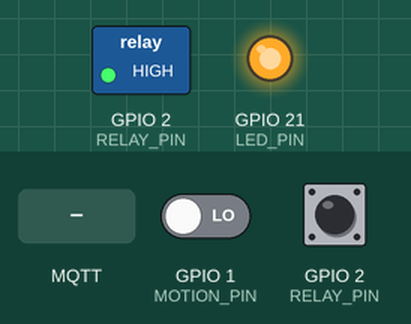
Recording of a sketch running on a simulated Seeed XIAO ESP32-S3. Parts: switched loads named in the sketch (green lamp = pin HIGH), output pins drawn as LEDs (lit = HIGH). The inputs (shaded band) are chosen by the test bench; at power-on: GPIO 1 (MOTION_PIN) LOW, GPIO 2 (RELAY_PIN) HIGH. WiFi joins after 1.5 s; servers stay silent unless stated; no MQTT or app messages arrive unless stated; what the sketch prints to the serial monitor is not drawn.

Above: at 5.7 s.
5.8 s: MQTT message "xiao/all/led/set" arrives on the third subscribed topic
At 6.9 s:
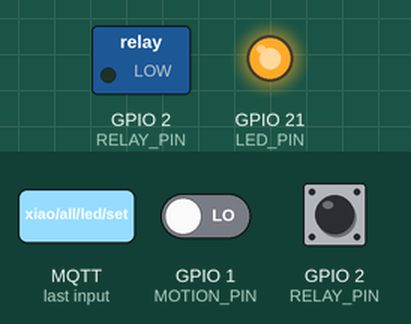
7.3 s: MQTT message "ON" arrives on the third subscribed topic
At 8.0 s:
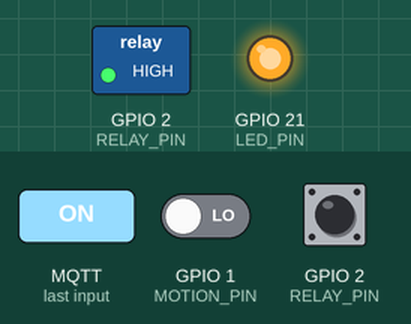
10.3 s: GPIO 1 (MOTION_PIN) driven HIGH
13.3 s: MQTT message "1" arrives on the third subscribed topic
14.8 s: MQTT message "OFF" arrives on the third subscribed topic
At 16.0 s:
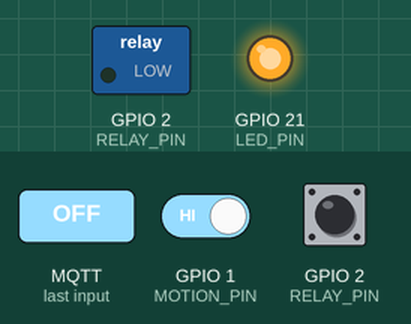
16.3 s: MQTT message "TRUE" arrives on the third subscribed topic
At 17.2 s:
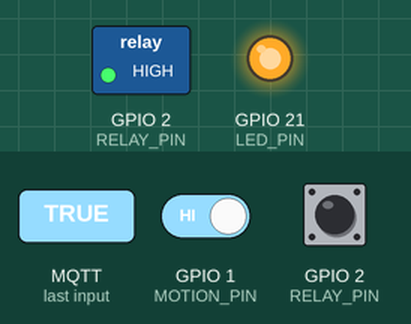
Timing chart, 0 to 18.8 s (numbered marks = the images above; inputs shaded):
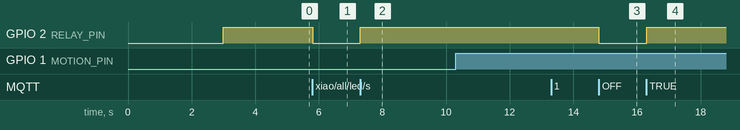

The sketch:

mqtt_dashboard.ino
```cpp
// Seeed XIAO ESP32S3 - WiFi STA + MQTT: touch sensor publish + LED control + PIR Sleep State Machine
// Multiple boards can run this exact sketch unmodified after templating:
// each one derives a unique device ID from its own MAC address, so topics
// never collide even when the same firmware is flashed to many boards.
#include <WiFi.h>
#include <WiFiClient.h>
#include <PubSubClient.h>

const char* WIFI_SSID = "seojun";
const char* WIFI_PASSWORD = "35320300";

// LAN IP of the machine running the MQTT broker (Mosquitto). DHCP-assigned
// IPs can change on reboot — use a router DHCP reservation if possible.
const char* MQTT_HOST = "broker.emqx.io";
const int MQTT_PORT = 1883;

#define LED_PIN LED_BUILTIN   // GPIO21, inverted: LOW = on, HIGH = off
#define TOUCH_PIN T2          // GPIO2 / D1 (Used in older versions, but keeping logic just in case)
#define TOUCH_THRESHOLD 40000 // touch value RISES above this when touched
#define MOTION_PIN D0         // PIR Motion Sensor
#define RELAY_PIN D1          // 대기 전력 차단용 릴레이 모듈
#define FAN_PIN D1            // MOSFET 팬 제어 핀 (XIAO ESP32S3 D1)

WiFiClient net;
PubSubClient mqtt(net);

char deviceId[13];
char topicTouch[32];
char topicLedSet[32];
char topicLedState[32];
char topicStatus[32];
char topicMotion[32];
char topicFanSetAll[32];
char topicFanSetId[32];

bool ledState = false;
unsigned long lastTouchPublish = 0;
const unsigned long TOUCH_INTERVAL_MS = 500;

// ==========================================
// 스마트홈 수면 모드 상태 머신 (State Machine) 변수
// ==========================================
enum DogState { AWAKE, SLEEP };
DogState currentState = AWAKE; // 초기 상태는 활동(AWAKE)으로 시작

const unsigned long SLEEP_TIMEOUT_MS = 5 * 1000; // 5초 (밀리초)
unsigned long lastMotionTime = 0; // 마지막으로 움직임이 감지된 시간

// 기상(AWAKE) 진입을 위한 채터링(오작동) 방지 변수들
unsigned long firstMotionDetectTime = 0;
int motionDetectCount = 0;
unsigned long continuousHighStartTime = 0;
bool isContinuousHigh = false;
bool lastPirState = LOW;

void setLed(bool on, bool publishState) {
  ledState = on;
  // Use analogWrite(LED_PIN, 0) for full brightness on ESP32S3 if digitalWrite is too dim
  analogWrite(LED_PIN, on ? 0 : 255);
  if (publishState) {
    mqtt.publish(topicLedState, on ? "ON" : "OFF", true);
  }
}

void mqttCallback(char* topic, byte* payload, unsigned int length) {
  String msg;
  for (unsigned int i = 0; i < length; i++) msg += (char)payload[i];
  msg.trim();

  String upperMsg = msg;
  upperMsg.toUpperCase();

  if (String(topic) == topicLedSet || String(topic) == "xiao/all/led/set") {
    if (upperMsg == "ON" || upperMsg == "1" || upperMsg == "TRUE") setLed(true, true);
    else if (upperMsg == "OFF" || upperMsg == "0" || upperMsg == "FALSE") setLed(false, true);
    else if (upperMsg == "TOGGLE") setLed(!ledState, true);
  }
  else if (String(topic) == topicFanSetAll || String(topic) == topicFanSetId || String(topic).endsWith("/fan/set")) {
    if (upperMsg == "OFF" || upperMsg == "0" || upperMsg == "FALSE") {
      analogWrite(FAN_PIN, 0);
      Serial.println("[FAN] OFF (PWM 0)");
    } else {
      int pwm = msg.toInt();
      if (pwm == 0 && (upperMsg == "ON" || upperMsg == "TRUE")) pwm = 255;
      pwm = constrain(pwm, 0, 255);
      analogWrite(FAN_PIN, pwm);
      Serial.printf("[FAN] ON (PWM %d)\n", pwm);
    }
  }
}

void buildTopics() {
  uint8_t mac[6];
  WiFi.macAddress(mac);
  snprintf(deviceId, sizeof(deviceId), "%02x%02x%02x", mac[3], mac[4], mac[5]);
  snprintf(topicTouch, sizeof(topicTouch), "xiao/%s/touch", deviceId);
  snprintf(topicLedSet, sizeof(topicLedSet), "xiao/%s/led/set", deviceId);
  snprintf(topicLedState, sizeof(topicLedState), "xiao/%s/led/state", deviceId);
  snprintf(topicStatus, sizeof(topicStatus), "xiao/%s/status", deviceId);
  snprintf(topicMotion, sizeof(topicMotion), "xiao/%s/motion", deviceId);
  snprintf(topicFanSetAll, sizeof(topicFanSetAll), "xiao/all/fan/set");
  snprintf(topicFanSetId, sizeof(topicFanSetId), "xiao/%s/fan/set", deviceId);
}

void connectWiFi() {
  WiFi.mode(WIFI_STA);
  WiFi.begin(WIFI_SSID, WIFI_PASSWORD);
  Serial.print("Connecting to WiFi \"");
  Serial.print(WIFI_SSID);
  Serial.print("\"");
  while (WiFi.status() != WL_CONNECTED) {
    delay(300);
    Serial.print(".");
  }
  Serial.println();
  Serial.print("WiFi connected, IP: ");
  Serial.println(WiFi.localIP());
}

void connectMqtt() {
  while (!mqtt.connected()) {
    Serial.print("Connecting to MQTT broker ");
    Serial.print(MQTT_HOST);
    Serial.print(" ...");
    String clientId = "xiao-" + String(deviceId);
    if (mqtt.connect(clientId.c_str(), NULL, NULL, topicStatus, 1, true, "offline")) {
      Serial.println(" connected");
      mqtt.subscribe(topicLedSet);
      mqtt.subscribe("xiao/all/led/set");
      mqtt.subscribe(topicFanSetAll);
      mqtt.subscribe(topicFanSetId);
      mqtt.subscribe("xiao/+/fan/set");
      mqtt.publish(topicStatus, "online", true);
      mqtt.publish(topicLedState, ledState ? "ON" : "OFF", true);
    } else {
      Serial.print(" failed, rc=");
      Serial.print(mqtt.state());
      Serial.println(" retrying in 2s");
      delay(2000);
    }
  }
}

void setup() {
  Serial.begin(115200);
  delay(3000);

  pinMode(LED_PIN, OUTPUT);
  analogWrite(LED_PIN, 255); // off

  pinMode(MOTION_PIN, INPUT);

  // 릴레이 핀 초기화 (초기 상태는 AWAKE이므로 켜짐 유지)
  pinMode(RELAY_PIN, OUTPUT);
  digitalWrite(RELAY_PIN, HIGH);

  connectWiFi();
  buildTopics();
  Serial.print("Device ID: ");
  Serial.println(deviceId);

  mqtt.setServer(MQTT_HOST, MQTT_PORT);
  mqtt.setCallback(mqttCallback);
  connectMqtt();

  // 초기화 시 마지막 움직임 시간을 현재로 설정
  lastMotionTime = millis();
}

void loop() {
  if (WiFi.status() != WL_CONNECTED) {
    connectWiFi();
  }
  if (!mqtt.connected()) {
    connectMqtt();
  }
  mqtt.loop(); // 백그라운드 웹 통신 유지 (Blocking 방지)

  unsigned long now = millis();
  bool currentPirState = digitalRead(MOTION_PIN);

  // ==========================================
  // [상태 머신] 수면 및 활동 판별 로직
  // ==========================================
  if (currentState == AWAKE) {
    // 1. 활동 상태(AWAKE) 중일 때의 로직
    if (currentPirState == HIGH) {
      // 움직임이 감지되면 15분 수면 타이머를 즉시 0으로 초기화
      lastMotionTime = now;
    } else {
      // 움직임이 감지되지 않은(LOW) 상태가 15분(SLEEP_TIMEOUT_MS) 연속 유지되면
      if (now - lastMotionTime >= SLEEP_TIMEOUT_MS) {
        currentState = SLEEP;
        digitalWrite(RELAY_PIN, LOW); // 릴레이 OFF (대기 전력 완벽 차단)

        // 오작동 방지 변수들 초기화 (다음 기상을 위해)
        motionDetectCount = 0;
        isContinuousHigh = false;

        Serial.println("상태 변경: 수면(SLEEP) 진입. 릴레이 OFF.");
      }
    }
  }
  else if (currentState == SLEEP) {
    // 2. 수면 상태(SLEEP) 중일 때의 로직 (오작동/채터링 방지)
    if (currentPirState == HIGH) {
      // (A) 횟수 체크 로직 (최초 감지 후 5초 이내 3회 이상)
      if (lastPirState == LOW) {
        if (motionDetectCount == 0) {
          firstMotionDetectTime = now;
        }
        motionDetectCount++;
      }

      // (B) 연속 감지 로직 (3초 이상 연속 HIGH)
      if (!isContinuousHigh) {
        isContinuousHigh = true;
        continuousHighStartTime = now;
      }

      // 기상 조건 판별
      bool condition1 = (motionDetectCount >= 3 && (now - firstMotionDetectTime <= 5000));
      bool condition2 = (isContinuousHigh && (now - continuousHighStartTime >= 3000));

      if (condition1 || condition2) {
        currentState = AWAKE;
        digitalWrite(RELAY_PIN, HIGH); // 릴레이 ON (전력 공급 재개)
        lastMotionTime = now;          // 15분 타이머 즉시 초기화

        Serial.println("상태 변경: 활동(AWAKE) 진입. 릴레이 ON.");
      }
    } else {
      // LOW로 떨어지면 연속 HIGH 상태는 깨짐
      isContinuousHigh = false;

      // 최초 감지 후 5초가 경과했는데도 3회를 못 채웠다면 카운트 무효화 (오작동으로 간주)
      if (motionDetectCount > 0 && (now - firstMotionDetectTime > 5000)) {
        motionDetectCount = 0;
      }
    }
  }

  // 다음 루프의 엣지(Edge) 검출을 위해 현재 상태 저장
  lastPirState = currentPirState;

  // ==========================================
  // [웹 대시보드 통신] 상태 퍼블리싱 로직 (0.5초 간격)
  // ==========================================
  if (now - lastTouchPublish >= TOUCH_INTERVAL_MS) {
    lastTouchPublish = now;

    uint32_t touchVal = touchRead(TOUCH_PIN);
    char buf[12];
    snprintf(buf, sizeof(buf), "%lu", (unsigned long)touchVal);
    mqtt.publish(topicTouch, buf);

    // 원시(Raw) PIR 센서 값이 아니라, 알고리즘으로 필터링된 상태(AWAKE=1, SLEEP=0)를 전송
    // 이렇게 하면 Vercel 웹 대시보드 쪽에서는 코드 수정 없이 완벽하게 연동됩니다.
    char motionBuf[4];
    snprintf(motionBuf, sizeof(motionBuf), "%d", (currentState == AWAKE) ? 1 : 0);
    mqtt.publish(topicMotion, motionBuf);
  }
}
```

Measured:
- after the input at 5.8 s, GPIO 2 (RELAY_PIN): HIGH → LOW at once
- after the input at 7.3 s, GPIO 2 (RELAY_PIN): LOW → HIGH at once
- after the input at 10.3 s, every drawn part: stays the same
- after the input at 14.8 s, GPIO 2 (RELAY_PIN): HIGH → LOW at once
- after the input at 16.3 s, GPIO 2 (RELAY_PIN): LOW → HIGH at once
